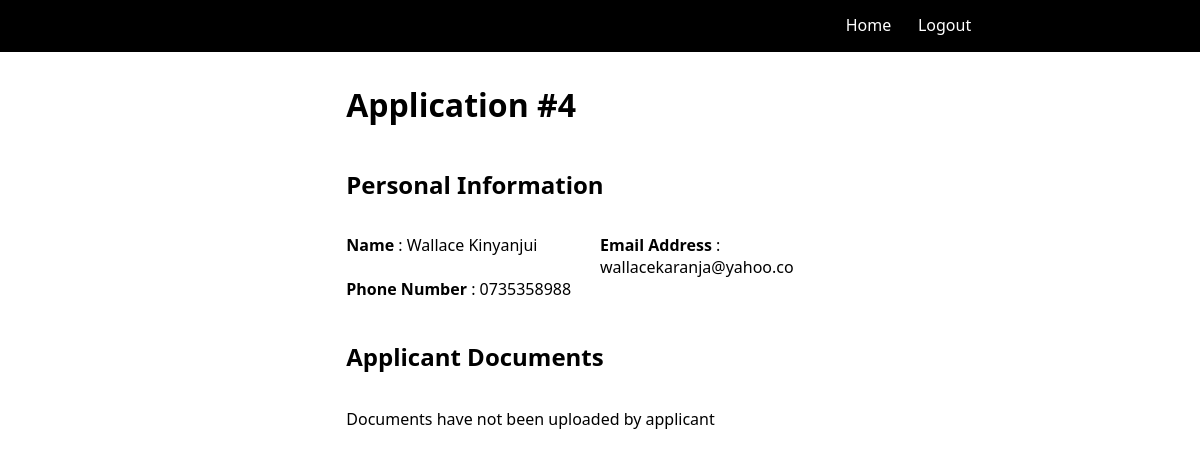
/admin/view.php?id=4, run on the app's committed database.
### tables this page shows
CREATE TABLE `application_form` (
  `id` bigint unsigned NOT NULL AUTO_INCREMENT,
  `firstname` varchar(255) NOT NULL,
  `lastname` varchar(255) NOT NULL,
  `email_address` varchar(255) DEFAULT NULL,
  `phone_number` varchar(15) NOT NULL,
  PRIMARY KEY (`id`)
);

### applicant/Form.php (called while the page is built, shortened)
<?php
class Form
{
    public $connection;
    public function __construct()
    {
        $this->connection = $this->createDbConnection();
    }
    public function createDbConnection()
    {
        $dsn = "mysql:host=localhost;port=3307;dbname=form";
        $username = "admin";
        $password = "admin2024";
        try {
            $pdo = new PDO($dsn, $username, $password);
            return $pdo;
        } catch (PDOException $e) {
            echo $e->getMessage();
        }
    }
    function selectById()
    {
        $sql = "SELECT * FROM application_form WHERE id = :id";
        $stmt = $this->connection->prepare($sql);
        if ($stmt->execute($_GET)) {
            $record = $stmt->fetchAll(PDO::FETCH_ASSOC);
            return $record;
        } else {
            return null;
        }
    }
}

### admin/view.php (the view, shortened to what this page needs)
<?php
include '../applicant/Form.php';
?>
<!DOCTYPE html>
<html lang="en">
<head>
    <link rel="stylesheet" href="../applicant/styles.css">
    <link rel="stylesheet" href="./css/styles.css">
</head>
<body>
    <div class="header-container">
        <div></div>
        <div></div>
        <div>
            <nav>
                <ul class="nav-container">
                    <div class="links">
                        <li><a href="index.php">Home</a></li>
                    </div>
                    <div>
                        <li class="links"><a href="logout.php">Logout</a></li>
                    </div>
                </ul>
            </nav>
        </div>
    </div>
    <div class="container">
        <div></div>
        <div class="info">
            <div>
                <h1>Application #<?php echo $_GET['id']; ?></h1>
            </div>
            <div>
                <h2>Personal Information</h2>
            </div>
            <div>
                <main>
                    <div class="info-container">
                        <?php
                        $application = new Form();
                        $info = $application->selectById();
                        if (!empty($info)) { ?>
                            <?php foreach ($info as $row) {
                            ?>
                                <div><b>Name</b> : <?php echo $row['firstname'] . " " . $row['lastname']; ?></div>
                                <div><b>Email Address</b> : <?php echo $row['email_address']; ?></div>
                                <div><b>Phone Number</b> : <?php echo $row['phone_number']; ?></div>
                            <?php } ?>
                        <?php } else { ?>
                            <div>
                                <p>Record does not exist !</p>
                            </div>
                        <?php } ?>
                    </div>
                </main>
            </div>
            <div class="documents">
                <h2>Applicant Documents</h2>
                <?php
                $documents = $application->selectDocumentsById();
                if (empty($documents)) { ?>
                    <p>Documents have not been uploaded by applicant</p>
                <?php } ?>
            </div>
        </div>
        <div></div>
    </div>
</body>
</html>

### applicant/styles.css (style rules this page uses)
body { font-family: 'Segoe UI', Tahoma, Geneva, Verdana, sans-serif; }
.header-container { display: grid; grid-template-columns: 1fr 1fr 1fr; background-color: black; margin-top: -10px; margin-left: -10px; margin-right: -10px; margin-bottom: 10px; }
.nav-container { display: grid; grid-template-columns: 1fr 1fr 1fr 1fr 1fr; }
.header-container nav ul li { display: inline; color: white; margin: 5px; }
.header-container nav ul li a { text-decoration: none; color: white; }
.container { display: grid; grid-template-columns: 1fr 2fr 1fr; }
.info { display: grid; grid-template-rows: 1fr 1fr 1fr; }
.info-container { display: grid; grid-template-columns: 1fr 1fr; }

### admin/css/styles.css (style rules this page uses)
body { font-family: 'Segoe UI', Tahoma, Geneva, Verdana, sans-serif; }
.header-container { display: grid; grid-template-columns: 1fr 1fr 1fr; background-color: black; margin-top: -10px; margin-left: -10px; margin-right: -10px; margin-bottom: 10px; }
.nav-container { display: grid; grid-template-columns: 1fr 1fr 1fr 1fr 1fr; }
.header-container nav ul li { display: inline; color: white; margin: 5px; }
.header-container nav ul li a { text-decoration: none; color: white; }
.container { display: grid; grid-template-columns: 1fr 1.5fr 1fr; }
.info { display: grid; grid-template-rows: 1fr 1fr 1fr; }
.info-container { display: grid; grid-template-columns: 1fr 1fr; }
.documents { display: grid; grid-template-rows: 1fr; }

### data on the page
application_form: firstname "Wallace", lastname "Kinyanjui", email_address "wallacekaranja@yahoo.co", phone_number "0735358988"

### other printed values
$_GET['id'] "4"
